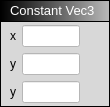
<?xml version="1.0" encoding="UTF-8"?>
<ui version="4.0">
 <class>VectorConstantBlock</class>
 <widget class="QWidget" name="VectorConstantBlock">
  <property name="geometry">
   <rect>
    <x>0</x>
    <y>0</y>
    <width>110</width>
    <height>107</height>
   </rect>
  </property>
  <property name="windowTitle">
   <string>Form</string>
  </property>
  <layout class="QVBoxLayout" name="verticalLayout">
   <property name="leftMargin">
    <number>0</number>
   </property>
   <property name="topMargin">
    <number>0</number>
   </property>
   <property name="rightMargin">
    <number>0</number>
   </property>
   <property name="bottomMargin">
    <number>0</number>
   </property>
   <item>
    <widget class="QWidget" name="Holder" native="true">
     <property name="styleSheet">
      <string notr="true">QWidget#Holder { background-color: rgb(0, 0, 0); }</string>
     </property>
     <layout class="QVBoxLayout" name="verticalLayout_4">
      <property name="spacing">
       <number>1</number>
      </property>
      <property name="leftMargin">
       <number>1</number>
      </property>
      <property name="topMargin">
       <number>1</number>
      </property>
      <property name="rightMargin">
       <number>1</number>
      </property>
      <property name="bottomMargin">
       <number>1</number>
      </property>
      <item>
       <widget class="QWidget" name="Header" native="true">
        <property name="minimumSize">
         <size>
          <width>0</width>
          <height>20</height>
         </size>
        </property>
        <property name="maximumSize">
         <size>
          <width>16777215</width>
          <height>28</height>
         </size>
        </property>
        <property name="styleSheet">
         <string notr="true">background-color: qlineargradient(spread:pad, x1:0, y1:0, x2:1, y2:0, stop:0 rgba(0, 0, 0, 255), stop:1 rgba(184, 184, 184, 255));</string>
        </property>
        <layout class="QVBoxLayout" name="verticalLayout_5">
         <property name="spacing">
          <number>6</number>
         </property>
         <property name="leftMargin">
          <number>9</number>
         </property>
         <property name="topMargin">
          <number>0</number>
         </property>
         <property name="rightMargin">
          <number>9</number>
         </property>
         <property name="bottomMargin">
          <number>0</number>
         </property>
         <item>
          <widget class="QLabel" name="label">
           <property name="sizePolicy">
            <sizepolicy hsizetype="Maximum" vsizetype="Preferred">
             <horstretch>0</horstretch>
             <verstretch>0</verstretch>
            </sizepolicy>
           </property>
           <property name="maximumSize">
            <size>
             <width>16777215</width>
             <height>16777215</height>
            </size>
           </property>
           <property name="styleSheet">
            <string notr="true">background-color: rgba(255, 255, 255, 0);</string>
           </property>
           <property name="text">
            <string>&lt;html&gt;&lt;head/&gt;&lt;body&gt;&lt;p&gt;&lt;span style=&quot; font-size:10pt; color:#ffffff;&quot;&gt;Constant Vec3&lt;/span&gt;&lt;/p&gt;&lt;/body&gt;&lt;/html&gt;</string>
           </property>
          </widget>
         </item>
        </layout>
       </widget>
      </item>
      <item>
       <widget class="QWidget" name="widget" native="true">
        <property name="styleSheet">
         <string notr="true">background-color: rgb(216, 216, 216);</string>
        </property>
        <layout class="QHBoxLayout" name="horizontalLayout_2">
         <property name="spacing">
          <number>4</number>
         </property>
         <property name="leftMargin">
          <number>9</number>
         </property>
         <property name="topMargin">
          <number>3</number>
         </property>
         <property name="rightMargin">
          <number>9</number>
         </property>
         <property name="bottomMargin">
          <number>3</number>
         </property>
         <item>
          <widget class="QWidget" name="widget_2" native="true">
           <layout class="QVBoxLayout" name="verticalLayout_2">
            <property name="leftMargin">
             <number>0</number>
            </property>
            <property name="topMargin">
             <number>0</number>
            </property>
            <property name="rightMargin">
             <number>0</number>
            </property>
            <property name="bottomMargin">
             <number>0</number>
            </property>
            <item>
             <widget class="QWidget" name="x" native="true">
              <layout class="QHBoxLayout" name="horizontalLayout">
               <property name="leftMargin">
                <number>0</number>
               </property>
               <property name="topMargin">
                <number>0</number>
               </property>
               <property name="rightMargin">
                <number>0</number>
               </property>
               <property name="bottomMargin">
                <number>0</number>
               </property>
               <item>
                <widget class="QLabel" name="x_label">
                 <property name="text">
                  <string>x</string>
                 </property>
                </widget>
               </item>
               <item>
                <widget class="QLineEdit" name="x_field">
                 <property name="styleSheet">
                  <string notr="true">background-color: rgb(255, 255, 255);</string>
                 </property>
                </widget>
               </item>
              </layout>
             </widget>
            </item>
            <item>
             <widget class="QWidget" name="y" native="true">
              <layout class="QHBoxLayout" name="horizontalLayout_3">
               <property name="leftMargin">
                <number>0</number>
               </property>
               <property name="topMargin">
                <number>0</number>
               </property>
               <property name="rightMargin">
                <number>0</number>
               </property>
               <property name="bottomMargin">
                <number>0</number>
               </property>
               <item>
                <widget class="QLabel" name="y_label">
                 <property name="text">
                  <string>y</string>
                 </property>
                </widget>
               </item>
               <item>
                <widget class="QLineEdit" name="y_field">
                 <property name="styleSheet">
                  <string notr="true">background-color: rgb(255, 255, 255);</string>
                 </property>
                </widget>
               </item>
              </layout>
             </widget>
            </item>
            <item>
             <widget class="QWidget" name="z" native="true">
              <layout class="QHBoxLayout" name="horizontalLayout_4">
               <property name="leftMargin">
                <number>0</number>
               </property>
               <property name="topMargin">
                <number>0</number>
               </property>
               <property name="rightMargin">
                <number>0</number>
               </property>
               <property name="bottomMargin">
                <number>0</number>
               </property>
               <item>
                <widget class="QLabel" name="z_label">
                 <property name="text">
                  <string>y</string>
                 </property>
                </widget>
               </item>
               <item>
                <widget class="QLineEdit" name="z_field">
                 <property name="styleSheet">
                  <string notr="true">background-color: rgb(255, 255, 255);</string>
                 </property>
                </widget>
               </item>
              </layout>
             </widget>
            </item>
           </layout>
          </widget>
         </item>
         <item>
          <widget class="QWidget" name="OutNodes" native="true">
           <property name="layoutDirection">
            <enum>Qt::RightToLeft</enum>
           </property>
           <layout class="QVBoxLayout" name="verticalLayout_3">
            <property name="leftMargin">
             <number>0</number>
            </property>
            <property name="topMargin">
             <number>0</number>
            </property>
            <property name="rightMargin">
             <number>0</number>
            </property>
            <property name="bottomMargin">
             <number>0</number>
            </property>
            <item>
             <widget class="ConnectorOut" name="Node_3" native="true">
              <property name="sizePolicy">
               <sizepolicy hsizetype="Preferred" vsizetype="Preferred">
                <horstretch>0</horstretch>
                <verstretch>0</verstretch>
               </sizepolicy>
              </property>
              <property name="minimumSize">
               <size>
                <width>16</width>
                <height>16</height>
               </size>
              </property>
              <property name="maximumSize">
               <size>
                <width>16</width>
                <height>16</height>
               </size>
              </property>
              <property name="styleSheet">
               <string notr="true"/>
              </property>
             </widget>
            </item>
           </layout>
          </widget>
         </item>
        </layout>
       </widget>
      </item>
     </layout>
    </widget>
   </item>
  </layout>
 </widget>
 <customwidgets>
  <customwidget>
   <class>ConnectorOut</class>
   <extends>QWidget</extends>
   <header>connectorout.h</header>
   <container>1</container>
  </customwidget>
 </customwidgets>
 <resources/>
 <connections/>
</ui>
